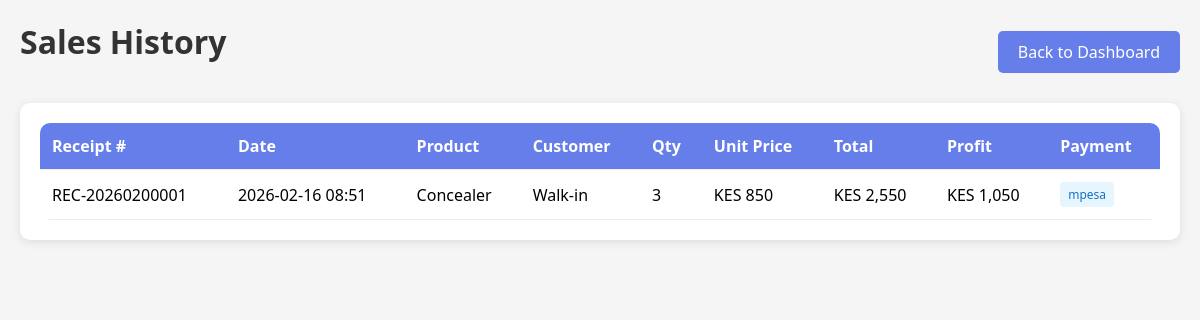
The app's page /sales with its own data.
### app.py (models this page shows)
class Sale(db.Model):
    id = db.Column(db.Integer, primary_key=True)
    product_id = db.Column(db.Integer, db.ForeignKey('product.id'), nullable=False)
    customer_id = db.Column(db.Integer, db.ForeignKey('customer.id'), nullable=True)
    quantity = db.Column(db.Integer, nullable=False)
    unit_price = db.Column(db.Float, nullable=False)
    total_amount = db.Column(db.Float, nullable=False)
    payment_method = db.Column(db.String(20))
    receipt_number = db.Column(db.String(50), unique=True)
    sale_date = db.Column(db.DateTime, default=datetime.utcnow)
    profit = db.Column(db.Float, default=0)

class Product(db.Model):
    id = db.Column(db.Integer, primary_key=True)
    name = db.Column(db.String(200), nullable=False)
    brand = db.Column(db.String(100))
    category = db.Column(db.String(50))
    buying_price = db.Column(db.Float, default=0)
    selling_price = db.Column(db.Float, default=0)
    quantity = db.Column(db.Integer, default=0)
    reorder_level = db.Column(db.Integer, default=10)
    supplier_id = db.Column(db.Integer, db.ForeignKey('supplier.id'))
    expiry_date = db.Column(db.Date, nullable=True)
    created_at = db.Column(db.DateTime, default=datetime.utcnow)
    supplier = db.relationship('Supplier', backref='products')
    sales = db.relationship('Sale', backref='product', lazy=True)

### app.py (the view)
@app.route('/sales')
def add_sale():
    products = Product.query.filter(Product.quantity > 0).all()
    customers = Customer.query.all()
    sales = Sale.query.order_by(Sale.sale_date.desc()).limit(50).all()
    return render_template('sales.html', products=products, customers=customers, sales=sales)

### templates/sales.html (shortened to what this page needs)
<!DOCTYPE html>
<html lang="en">
<head>
</head>
<body>
    <div class="container">
        <div class="header">
            <h1>Sales History</h1>
            <a href="{{ url_for('index') }}" class="nav-btn">Back to Dashboard</a>
        </div>
        <div class="card">
            <table>
                <thead>
                    <tr>
                        <th>Receipt #</th>
                        <th>Date</th>
                        <th>Product</th>
                        <th>Customer</th>
                        <th>Qty</th>
                        <th>Unit Price</th>
                        <th>Total</th>
                        <th>Profit</th>
                        <th>Payment</th>
                    </tr>
                </thead>
                <tbody>
                    {% for sale in sales %}
                    <tr>
                        <td>{{ sale.receipt_number }}</td>
                        <td>{{ sale.sale_date.strftime('%Y-%m-%d %H:%M') }}</td>
                        <td>{{ sale.product.name }}</td>
                        <td>{{ sale.customer.name if sale.customer else 'Walk-in' }}</td>
                        <td>{{ sale.quantity }}</td>
                        <td>KES {{ "{:,.0f}".format(sale.unit_price) }}</td>
                        <td>KES {{ "{:,.0f}".format(sale.total_amount) }}</td>
                        <td>KES {{ "{:,.0f}".format(sale.profit) }}</td>
                        <td><span class="badge {{ sale.payment_method }}">{{ sale.payment_method }}</span></td>
                    </tr>
                    {% endfor %}
                </tbody>
            </table>
        </div>
    </div>
</body>
</html>

### templates/sales.html (style rules this page uses)
* { margin: 0; padding: 0; box-sizing: border-box; }
body { font-family: 'Segoe UI', Tahoma, Geneva, Verdana, sans-serif; background: #f5f5f5; padding: 20px; }
.container { max-width: 1400px; margin: 0 auto; }
h1 { color: #333; margin-bottom: 20px; }
.header { display: flex; justify-content: space-between; align-items: center; margin-bottom: 20px; flex-wrap: wrap; gap: 15px; }
.nav-btn { padding: 10px 20px; background: #667eea; color: white; text-decoration: none; border-radius: 5px; }
.card { background: white; border-radius: 10px; padding: 20px; box-shadow: 0 2px 10px rgba(0,0,0,0.1); margin-bottom: 20px; }
table { width: 100%; border-collapse: collapse; background: white; border-radius: 10px; overflow: hidden; }
th, td { padding: 12px; text-align: left; border-bottom: 1px solid #eee; }
th { background: #667eea; color: white; }
.badge { display: inline-block; padding: 4px 8px; border-radius: 4px; font-size: 12px; }
.badge.mpesa { background: #e7f5ff; color: #1971c2; }

### records on screen
Sale: receipt_number "REC-20260200001", sale_date "2026-02-16 08:51", product.name "Concealer", customer "Walk-in", quantity "3", unit_price "850", total_amount "2,550", profit "1,050", payment_method "mpesa"
